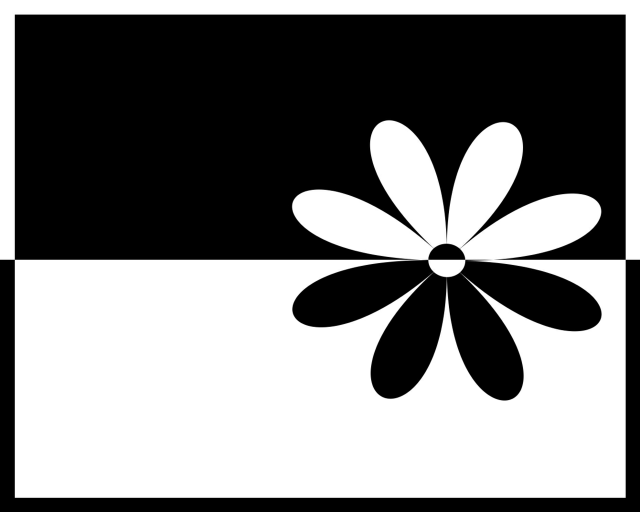
#> input picture LAB 8/black white flower.jpg, 1280 x 1024 px (shown at 1/2 size)
$ python main.py
#> lines starting #> are read from the running program, lines starting #| are printed output that depends on the picture; after the words box and inside, x2 and y2 are one past the last pixel; in counts of white or black regions, pixels touching at a corner belong together
from PIL import Image
import numpy as num

image = Image.open("black white flower.jpg")
#> image is the input picture: PIL image 1280x1024 L; min 0, max 255, mean 125.9
image = image.convert(mode='1')
#> image: PIL image 1280x1024 1; 49.4% white; 13 white regions (12 under 20 px), largest, box (x1, y1, x2, y2) and area: (0, 0, 1280, 996) 647103
image = image.resize((320, 256))
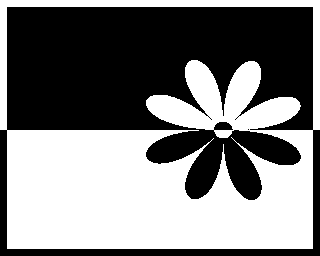
#> image: PIL image 320x256 1; 49.3% white; 1 white region, box (x1, y1, x2, y2) and area: (0, 0, 320, 249) 40382

x_coor = num.array([])
y_coor = num.array([])

for i in range(320):
    for j in range(256):
        if image.getpixel((i, j)) == 255:
            x_coor = num.append(x_coor, i)
            y_coor = num.append(y_coor, j)

X = num.vstack((x_coor, y_coor)).T

from sklearn.cluster import KMeans

kmeans = KMeans(n_clusters=4, random_state=0).fit(X)
predictX = kmeans.predict(X)

firstCluster_x = num.array([])
secondCluster_x = num.array([])
thirdCluster_x = num.array([])
fourthCluster_x = num.array([])

firstCluster_y = num.array([])
secondCluster_y = num.array([])
thirdCluster_y = num.array([])
fourthCluster_y = num.array([])


for i in range(len(predictX)):

    if kmeans.labels_[i] == 0:
        firstCluster_x = num.append(firstCluster_x, x_coor[i])
        firstCluster_y = num.append(firstCluster_y, y_coor[i])

    if kmeans.labels_[i] == 1:
        secondCluster_x = num.append(secondCluster_x, x_coor[i])
        secondCluster_y = num.append(secondCluster_y, y_coor[i])

    if kmeans.labels_[i] == 2:
        thirdCluster_x = num.append(thirdCluster_x, x_coor[i])
        thirdCluster_y = num.append(thirdCluster_y, y_coor[i])

    if kmeans.labels_[i] == 3:
        fourthCluster_x = num.append(fourthCluster_x, x_coor[i])
        fourthCluster_y = num.append(fourthCluster_y, y_coor[i])


import matplotlib.pyplot as plt

plt.figure()
plt.scatter(x_coor,y_coor , color ='black')
plt.figure()
plt.scatter(firstCluster_x, firstCluster_y)
plt.scatter(secondCluster_x, secondCluster_y)
plt.scatter(thirdCluster_x,thirdCluster_y)
plt.scatter(fourthCluster_x,fourthCluster_y)
plt.show()
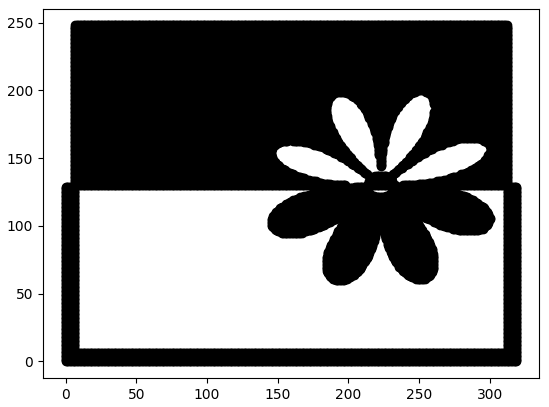
#> figure drawn by matplotlib, 1 panel
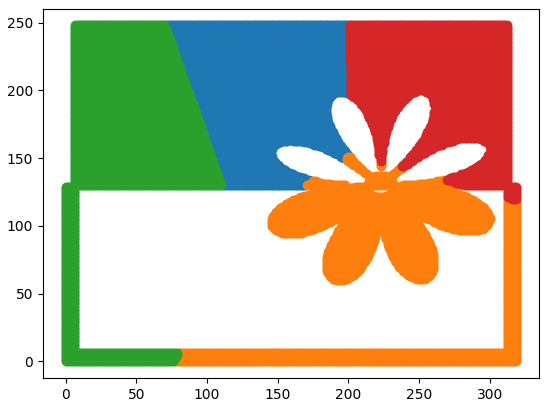
#> figure drawn by matplotlib, 1 panel
